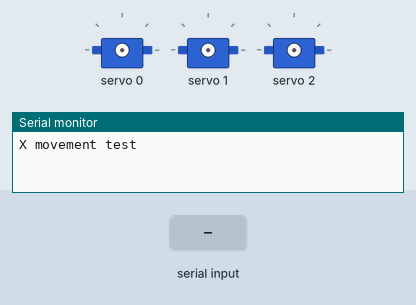
This sketch was run on a simulated Arduino Uno, built with avr-gcc and run on an emulated ATmega328P. On the bench: 3 × servo, the last lines printed to the serial monitor. Inputs (shaded band) come from the test bench.

Above: at 1.2 s.
1.3 s: "90,45\n" received over Serial
At 6.6 s:
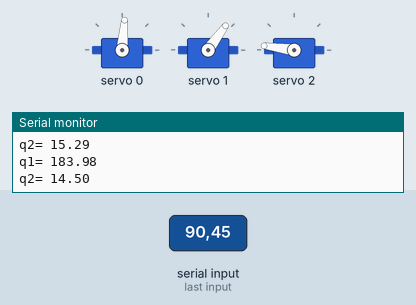
6.8 s: "30,150\n" received over Serial
At 9.1 s:
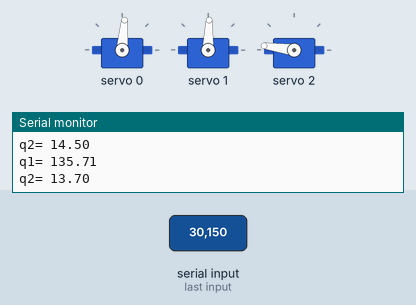
Timing chart, 0 to 13.1 s (numbered marks = the images above; inputs shaded):
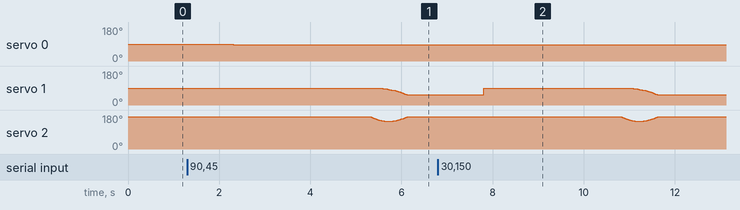

The sketch:

X_direction_motion_test.ino
```cpp
#include <Wire.h>
#include<Adafruit_PWMServoDriver.h>

Adafruit_PWMServoDriver pwm = Adafruit_PWMServoDriver();

#define MIN_PULSE_WIDTH 500
#define MAX_PULSE_WIDTH 2500
#define DEFAULT_PULSE_WIDTH 1500
#define FREQUENCY 50
#define a1 155 //leg length  (163)
#define a2 155 //leg length  (163)

uint8_t servonum = 0; //used foe recording purposes
int hip = 0;
int thigh = 1;
int leg = 2;
int j, k;
String s, s1, s2, s3, s4;
double X=0, Y=-220; //coords
double q1, q2;  //double for more accuracy, angles
int hip_ang, thigh_ang, leg_ang; //temporary fix

void setup() {
  // put your setup code here, to run once:
  Serial.begin(115200);
  Serial.println("X movement test");
  pwm.begin();
  pwm.setPWMFreq(FREQUENCY);
}

void loop() {
  // put your main code here, to run repeatedly:
  while(Serial.available()>0)
  {
    /*String s = Serial.readString();
    String Xc = s.substring(0, 4);
    String Yc = s.substring(5, 9);
    X = Xc.toInt(); //string to int
    Y = Yc.toInt(); //string to int
    Serial.print("X = ");
    Serial.println(X);
    Serial.print("Y= ");
    Serial.println(Y);*/
    String s = Serial.readString();
    X = s.toInt();
    for(X=100; X>-100; X--)
    {
    q2=acos((X*X+Y*Y-a1*a1-a2*a2)/(2*a1*a2));  //calculating first angle
    q1=atan2(Y,X)-atan2((a2*sin(q2)),(a1+a2*cos(q2)));  //q1=atan2(-Y,X)-asin(-L*sin(q2)/sqrt(X*X+Y*Y));
    q2=-q2*57.3+140; //+187
    q1=-q1*57.3+7; //-68
    Serial.print("q1= ");
    Serial.println(q1);
    Serial.print("q2= ");
    Serial.println(q2);

    hip_ang = map(135, 0, 270, 90, 490);
    pwm.setPWM(hip, 0, hip_ang);
    thigh_ang = map(q1, 270, 0, 94, 502);
    pwm.setPWM(thigh, 0, thigh_ang);
    leg_ang = map(q2, 270, 0, 90, 495);
    pwm.setPWM(leg, 0, leg_ang);
    if(X>=100)
    {
      delay(3000);
    }
    }
  }
}
```

Measured:
- after the input at 1.3 s, servo 0: 90° → 85° after 1.0 s; servo 1: rises from 88° to 90° in 0.02 s, then falls to 54° in 0.76 s
- after the input at 6.8 s, servo 1: rises from 54° to 90° in 3.1 s, then falls to 54° in 0.76 s
